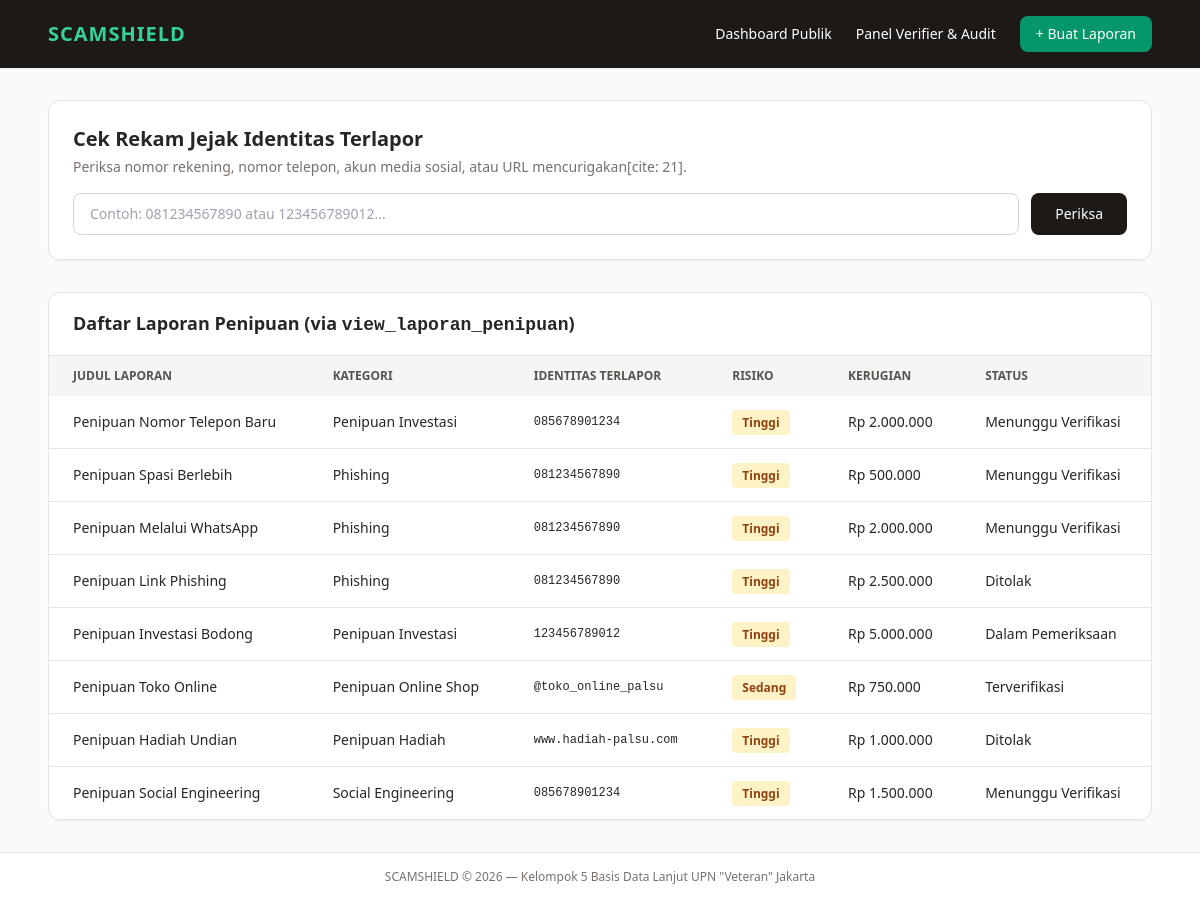
The page / on the database its author committed.
### tables this page shows
CREATE TABLE `laporan` (
  `id_laporan` int(11) NOT NULL,
  `id_user` int(11) NOT NULL,
  `id_kategori` int(11) NOT NULL,
  `id_terlapor` int(11) NOT NULL,
  `id_status` int(11) NOT NULL,
  `judul_laporan` varchar(150) NOT NULL,
  `kronologi` text NOT NULL,
  `nominal_kerugian` decimal(15,2) DEFAULT 0.00,
  `tanggal_laporan` timestamp NOT NULL DEFAULT current_timestamp()
);

### index.php (the view, shortened to what this page needs)
<?php
require_once 'config/database.php';
include 'includes/header.php';
$laporanList = $pdo->query("SELECT * FROM view_laporan_penipuan ORDER BY tanggal_laporan DESC")->fetchAll();
?>
<section class="bg-white p-6 rounded-xl shadow-sm border border-stone-200">
    <h1 class="text-xl font-bold mb-1">Cek Rekam Jejak Identitas Terlapor</h1>
    <p class="text-sm text-stone-500 mb-4">Periksa nomor rekening, nomor telepon, akun media sosial, atau URL mencurigakan[cite: 21].</p>
    <form method="GET" class="flex gap-3">
        <input type="text" name="identitas" value="<?= htmlspecialchars($_GET['identitas'] ?? '') ?>"
               placeholder="Contoh: 081234567890 atau 123456789012..." required
               class="flex-1 border border-stone-300 rounded-lg px-4 py-2.5 text-sm focus:outline-none focus:ring-2 focus:ring-emerald-500">
        <button type="submit" class="bg-stone-900 hover:bg-stone-800 text-white px-6 py-2.5 rounded-lg text-sm font-medium">
            Periksa
        </button>
    </form>
</section>
<section class="bg-white rounded-xl shadow-sm border border-stone-200 overflow-hidden">
    <div class="px-6 py-4 border-b border-stone-200 flex justify-between items-center">
        <h2 class="font-bold text-lg">Daftar Laporan Penipuan (via <code>view_laporan_penipuan</code>)</h2>
    </div>
    <div class="overflow-x-auto">
        <table class="w-full text-left text-sm">
            <thead class="bg-stone-100 text-stone-600 uppercase text-xs">
                <tr>
                    <th class="px-6 py-3">Judul Laporan</th>
                    <th class="px-6 py-3">Kategori</th>
                    <th class="px-6 py-3">Identitas Terlapor</th>
                    <th class="px-6 py-3">Risiko</th>
                    <th class="px-6 py-3">Kerugian</th>
                    <th class="px-6 py-3">Status</th>
                </tr>
            </thead>
            <tbody class="divide-y divide-stone-200">
                <?php foreach ($laporanList as $row): ?>
                <tr class="hover:bg-stone-50">
                    <td class="px-6 py-4 font-medium"><?= htmlspecialchars($row['judul_laporan']) ?></td>
                    <td class="px-6 py-4"><?= htmlspecialchars($row['kategori_penipuan']) ?></td>
                    <td class="px-6 py-4 font-mono text-xs"><?= htmlspecialchars($row['identitas_terlapor']) ?></td>
                    <td class="px-6 py-4">
                        <span class="px-2.5 py-1 rounded text-xs font-semibold bg-amber-100 text-amber-800">
                            <?= htmlspecialchars($row['tingkat_risiko']) ?>
                        </span>
                    </td>
                    <td class="px-6 py-4">Rp <?= number_format($row['nominal_kerugian'], 0, ',', '.') ?></td>
                    <td class="px-6 py-4 font-medium"><?= htmlspecialchars($row['status_laporan']) ?></td>
                </tr>
                <?php endforeach; ?>
            </tbody>
        </table>
    </div>
</section>
<?php include 'includes/footer.php'; ?>

### includes/header.php (shortened to what this page needs)
<!DOCTYPE html>
<html lang="id">
<head>
    <script src="https://cdn.tailwindcss.com"></script>
</head>
<body class="bg-stone-50 text-stone-800 min-h-screen flex flex-col">
    <nav class="bg-stone-900 text-white shadow-sm">
        <div class="max-w-6xl mx-auto px-6 py-4 flex justify-between items-center">
            <a href="index.php" class="font-bold text-xl tracking-wider text-emerald-400">SCAMSHIELD</a>
            <div class="flex items-center space-x-6 text-sm font-medium">
                <a href="index.php" class="hover:text-emerald-400 transition">Dashboard Publik</a>
                <a href="admin.php" class="hover:text-emerald-400 transition">Panel Verifier & Audit</a>
                <a href="report.php" class="bg-emerald-600 hover:bg-emerald-500 text-white px-4 py-2 rounded-lg transition">
                    + Buat Laporan
                </a>
            </div>
        </div>
    </nav>
    <main class="max-w-6xl w-full mx-auto px-6 py-8 flex-1 space-y-8">

### includes/footer.php
</main>
    <footer class="bg-white border-t border-stone-200 py-4 text-center text-xs text-stone-500">
        SCAMSHIELD &copy; 2026 — Kelompok 5 Basis Data Lanjut UPN "Veteran" Jakarta
    </footer>
</body>
</html>

### rows shown on the page
laporan: judul_laporan "Penipuan Nomor Telepon Baru", kategori_penipuan "Penipuan Investasi", identitas_terlapor "085678901234", tingkat_risiko "Tinggi", nominal_kerugian "2.000.000", status_laporan "Menunggu Verifikasi"
laporan: judul_laporan "Penipuan Spasi Berlebih", kategori_penipuan "Phishing", identitas_terlapor "081234567890", tingkat_risiko "Tinggi", nominal_kerugian "500.000", status_laporan "Menunggu Verifikasi"
laporan: judul_laporan "Penipuan Melalui WhatsApp", kategori_penipuan "Phishing", identitas_terlapor "081234567890", tingkat_risiko "Tinggi", nominal_kerugian "2.000.000", status_laporan "Menunggu Verifikasi"
laporan: judul_laporan "Penipuan Link Phishing", kategori_penipuan "Phishing", identitas_terlapor "081234567890", tingkat_risiko "Tinggi", nominal_kerugian "2.500.000", status_laporan "Ditolak"
laporan: judul_laporan "Penipuan Investasi Bodong", kategori_penipuan "Penipuan Investasi", identitas_terlapor "123456789012", tingkat_risiko "Tinggi", nominal_kerugian "5.000.000", status_laporan "Dalam Pemeriksaan"
laporan: judul_laporan "Penipuan Toko Online", kategori_penipuan "Penipuan Online Shop", identitas_terlapor "@toko_online_palsu", tingkat_risiko "Sedang", nominal_kerugian "750.000", status_laporan "Terverifikasi"
laporan: judul_laporan "Penipuan Hadiah Undian", kategori_penipuan "Penipuan Hadiah", identitas_terlapor "www.hadiah-palsu.com", tingkat_risiko "Tinggi", nominal_kerugian "1.000.000", status_laporan "Ditolak"
laporan: judul_laporan "Penipuan Social Engineering", kategori_penipuan "Social Engineering", identitas_terlapor "085678901234", tingkat_risiko "Tinggi", nominal_kerugian "1.500.000", status_laporan "Menunggu Verifikasi"
